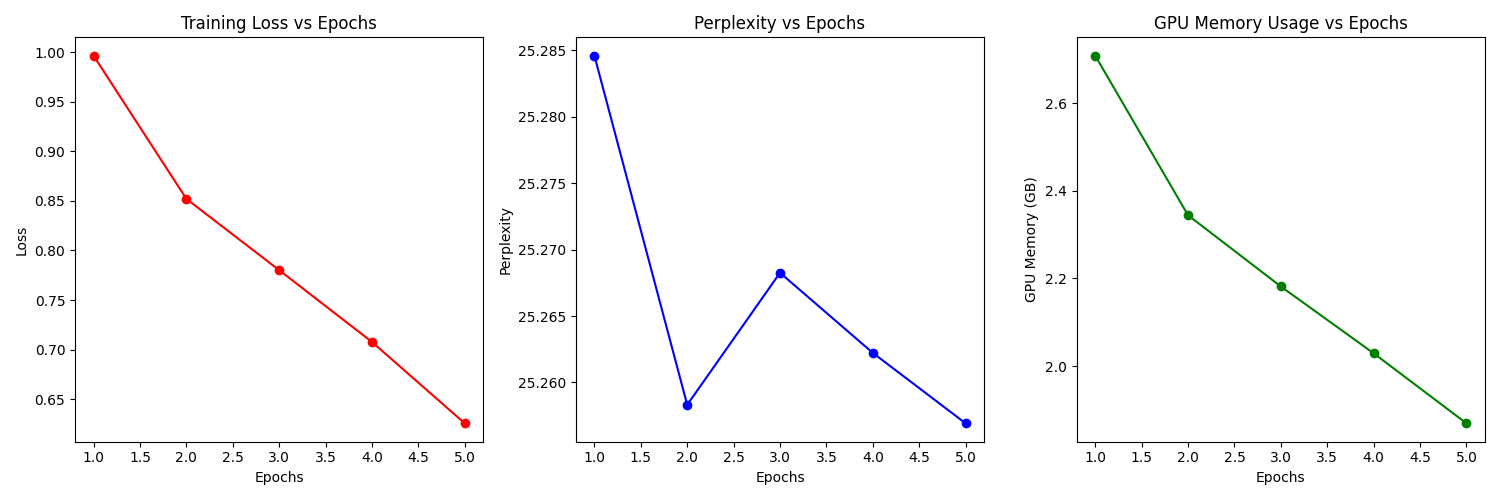

Here is the Python script that generated this plot:
import sys
import time
import copy
import torch
import json
from tqdm import tqdm
from torch.nn.utils import clip_grad_norm_
from torch.utils.data import Dataset, DataLoader
from llama import Llama
#from llama.tokenizer import Tokenizer
#from llama.model import ModelArgs, Transformer
from dataclasses import dataclass
import loralib as lora
from torch import nn
import numpy as np
import matplotlib.pyplot as plt

DATASET_PATH = 'alpaca_data.json'
TOKENIZER_PATH = '/project/saifhash_1190/llama2-7b/tokenizer.model'
PARAMS_PATH = '/project/saifhash_1190/llama2-7b/params.json'
CKPT_DIR = '/project/saifhash_1190/llama2-7b'
MODEL_PATH = '/project/saifhash_1190/llama2-7b/consolidated.00.pth'
MAX_SEQ_LEN = 256
MAX_BATCH_SIZE = 2
EPOCHS = 5
PROMPTS = 200
IGNORE_INDEX = -100
LEARNING_RATE = 0.00002

def load_dataset(path, n=200):
    """loads json dataset from filepath. If n=-1, full dataset is read, else only n items are read"""
    f = open(path, "r")
    ds = json.load(f)
    if (n == -1):
        return ds
    else:
        return ds[:n]

def load_outputs(prompt):
    return prompt['output']

def prompt_no_input(prompt):
    txt = ("Below is an instruction that describes a task. Write a response that appropriately completes the request.\n\n"
          "### Instruction:\n{instruction}\n\n"
          "### Response:\n").format_map(prompt)

    return txt

def prompt_with_input(prompt):
    txt = ("Below is an instruction that describes a task, paired with an input that further provides context."
          "Write a response that appropriately completes the request.\n\n"
          "### Instruction:\n{instruction}\n\n"
          "### Input:\n{input}\n\n"
          "### Response:\n").format_map(prompt)

    return txt

def formatted_prompt(prompt):
    if (prompt['input'] == ''):
        return prompt_no_input(prompt)
    else:
        return prompt_with_input(prompt)

def tokenized_dict(tokens):
    input_ids = labels = [tokenized for tokenized in tokens]
    input_ids_len = labels_len = [tokenized.ne(0).sum().item() for tokenized in tokens]

    return dict(
            input_ids=input_ids,
            labels=labels,
            input_ids_len=input_ids_len,
            labels_len=labels_len,
            )

def tokenize_data(examples, tokenizer):
    tokenized = [torch.tensor(tokenizer.encode(s, bos=True, eos=True)) for s in examples]
    input_ids = labels = [tokens for tokens in tokenized]
    input_ids_len = labels_len = [tokens.ne(tokenizer.pad_id).sum().item() for tokens in tokenized]

    return dict(
            input_ids=input_ids,
            labels=labels,
            input_ids_len=input_ids_len,
            labels_len=labels_len,
            )

def preprocess(sources, targets, tokenizer):
    examples = [s + t for s, t in zip(sources, targets)]
    tokenized_examples = tokenize_data(examples, tokenizer)
    tokenized_sources = tokenize_data(sources, tokenizer)
    input_ids = tokenized_examples["input_ids"]
    labels = copy.deepcopy(input_ids)

    for label, source_len in zip(labels, tokenized_sources["input_ids_len"]):
        label[:source_len - 1] = IGNORE_INDEX
    return dict(input_ids=input_ids, labels=labels)
    
class SupervisedDataset(Dataset):
    """Alpaca prompts dataset"""

    def __init__(self, json_path, tokenizer, n=200):
        super(SupervisedDataset, self).__init__()

        with open(json_path, "r") as f:
            prompt_ds = json.load(f)

        if n < len(prompt_ds):
            prompt_ds = prompt_ds[:n]

        sources = [formatted_prompt(example) for example in prompt_ds]

        targets = [example['output'] for example in prompt_ds]

        data_dict = preprocess(sources, targets, tokenizer)

        self.input_ids = data_dict["input_ids"]
        self.labels = data_dict["labels"]

    def __len__(self):
        return len(self.input_ids)

    def __getitem__(self, i):
        return dict(input_ids=self.input_ids[i], labels=self.labels[i])

@dataclass
class DataCollatorForSupervisedDataset(object):
    """Collate examples for supervised fine-tuning."""

    #tokenizer: transformers.PreTrainedTokenizer
    batch_size: int = 1 #default batch size

    def __call__(self, instances):
            input_ids, labels = tuple([instance[key] for instance in instances] for key in ("input_ids", "labels"))
            input_ids = torch.nn.utils.rnn.pad_sequence(
                        input_ids, batch_first=True, padding_value=-1
                        )
            labels = torch.nn.utils.rnn.pad_sequence(labels, batch_first=True, padding_value=IGNORE_INDEX)
            return dict(
                input_ids=input_ids,
                labels=labels,
                attention_mask=input_ids.ne(-1),
                )

def make_supervised_data_module(tokenizer, data_path, prompts):
    """Make dataset and collator for supervised fine-tuning."""
    train_dataset = SupervisedDataset(data_path, tokenizer, n=prompts)
    data_collator = DataCollatorForSupervisedDataset()
    return dict(train_dataset=train_dataset, eval_dataset=None, data_collator=data_collator)

def train(model, dataloader):

    optimizer = torch.optim.AdamW(model.parameters(), lr=LEARNING_RATE, betas=(0.9, 0.95), eps=1e-5, weight_decay=0.1)
    loss_fn = nn.CrossEntropyLoss(ignore_index=IGNORE_INDEX)
    scheduler = torch.optim.lr_scheduler.CosineAnnealingWarmRestarts(optimizer, T_0=2000, eta_min=0.1*LEARNING_RATE) 

    model.train()

    loss_list = list()
    gpu_mem_list = list()
    perplexity_list = list()

    for epoch in range(EPOCHS):

        start_time = time.time()

        train_loss = 0
        perplexity = 0

        with tqdm(dataloader, desc=f"Epoch: {epoch + 1}/{EPOCHS}", ascii=' >=') as pbar:
            for i, data in enumerate(pbar):
                inputs, labels, mask = data['input_ids'].to(device), data['labels'].to(device), data['attention_mask'].to(device)

                optimizer.zero_grad()

                outputs = model(inputs, 0)

                shift_logits = outputs[...,:-1,:].contiguous()
                shift_labels = labels[..., 1:].contiguous()
                shift_logits = shift_logits.view(-1, 32000)
                shift_labels = shift_labels.view(-1)
                shift_labels = shift_labels.to(shift_logits.device)

                loss = loss_fn(shift_logits, shift_labels)
                
                loss.backward()
                
                clip_grad_norm_(model.parameters(), 1.0)

                optimizer.step()
                scheduler.step(epoch + i / iters)

                pbar.set_postfix(train_loss=F"{loss.item():.6f}", perplexity=f"{torch.exp(loss):.6f}")
                pbar.update()

                train_loss += loss.item()

        gpu_mem_list.append(torch.cuda.memory_allocated(device='cuda') / (1024 ** 3))
        print("Max GPU memory usage: {0:.2f}GB".format(max(gpu_mem_list)))

        avg_loss = train_loss / len(dataloader)
        loss_list.append(avg_loss)
        perplexity_list.append(torch.exp(torch.tensor(avg_loss)).tolist())
        print("Average training loss: {0:.6f}, Perplexity: {1:.6f}".format(avg_loss, torch.exp(torch.tensor(avg_loss)).tolist()))

        print("Epoch time {0:.2f} seconds".format(time.time() - start_time))

    return loss_list, gpu_mem_list, perplexity_list

def evaluate(llama_class, prompts, seq_len=128):
    llama_class.model.eval()
    results = llama_class.text_completion(prompts, max_gen_len=seq_len)

    for prompt, result in zip(prompts, results):
        print(prompt)
        print(f"> {result['generation']}")
        print("\n=======================================\n")

#def plot_graph(x, y, name):
    #plt.plot(x, y, 'o-r')
    #plt.xlabel('epochs')

    #if 'loss' in name:
        #plt.title("Training Loss vs Epochs")
        #plt.ylabel(name + '(lora)')
    #if 'mem' in name:
        #plt.title("GPU memory usage (GB) vs Epochs")
        #plt.ylabel(name + '(lora)')
    #if 'perplexity' in name:
        #plt.title("Perplexity vs Epochs")
        #plt.ylabel(name + '(lora)')

    #plt.savefig(name + '.png')
def plot_metrics(loss_list, perplexity_list, gpu_mem_list):
    epochs = range(1,len(loss_list) + 1)
    plt.figure(figsize=(15, 5))

    # Plot Loss
    plt.subplot(1, 3, 1)
    plt.plot(epochs, loss_list, 'o-r')
    plt.title('Training Loss vs Epochs')
    plt.xlabel('Epochs')
    plt.ylabel('Loss')

    # Plot Perplexity
    plt.subplot(1, 3, 2)
    plt.plot(epochs, perplexity_list, 'o-b')
    plt.title('Perplexity vs Epochs')
    plt.xlabel('Epochs')
    plt.ylabel('Perplexity')

    # Plot GPU Memory Usage
    plt.subplot(1, 3, 3)
    plt.plot(epochs, gpu_mem_list, 'o-g')
    plt.title('GPU Memory Usage vs Epochs')
    plt.xlabel('Epochs')
    plt.ylabel('GPU Memory (GB)')

    plt.tight_layout()
    #plt.show()
    plt.savefig('lora_train.png')

if __name__ == "__main__":

    print("---------------EXECUTING LORA LLAMA TRAINING----------------")

    device = torch.device('cuda' if torch.cuda.is_available() else 'cpu')

    llama_class = Llama.build(
            ckpt_dir=CKPT_DIR,
            tokenizer_path=TOKENIZER_PATH,
            max_seq_len=MAX_SEQ_LEN,
            max_batch_size=MAX_BATCH_SIZE
            )

    model = llama_class.model
    model.to(device)

    tokenizer = llama_class.tokenizer

    print(model)

    print("-------------------TOTAL_MODEL_PARAMS--------------------")
    pytorch_total_params = sum(p.numel() for p in model.parameters())
    print("Total model params: {0}".format(pytorch_total_params))

    print("-------------------TOTAL_TRAINABLE_MODEL_PARAMS--------------------")
    pytorch_total_params_grad = sum(p.numel() for p in model.parameters() if p.requires_grad)
    print("Trainable model params: {0}".format(pytorch_total_params_grad))

    lora.mark_only_lora_as_trainable(model)
    print("-------------------TRAINABLE_LORA_PARAMS--------------------")
    pytorch_total_params_grad_lora = sum(p.numel() for p in model.parameters() if p.requires_grad)
    print("Trainable LoRA params: {0}".format(pytorch_total_params_grad_lora))

    data_module = make_supervised_data_module(tokenizer, DATASET_PATH, PROMPTS)
    train_dataset = data_module["train_dataset"]
    data_collator = data_module["data_collator"]

    train_dataloader = DataLoader(train_dataset, shuffle=True, collate_fn=data_collator)
    iters = len(train_dataloader)

    loss, mem, ppl = train(model, train_dataloader)
    print("Average loss: {0:.4f}, Avg GPU mem usage: {1:.2f}GB".format(sum(loss) / len(loss), sum(mem) / len(mem)))

    #plot_graph([x+1 for x in range(EPOCHS)], loss, 'loss')
    #plot_graph([x+1 for x in range(EPOCHS)], mem, 'gpu_mem')
    #plot_graph([x+1 for x in range(EPOCHS)], ppl, 'perplexity')
    plot_metrics(loss,mem,ppl)
    prompts = ["Large Language Models are",
            "Who is the world's most famous painter?",]

    evaluate(llama_class, prompts, 64)
